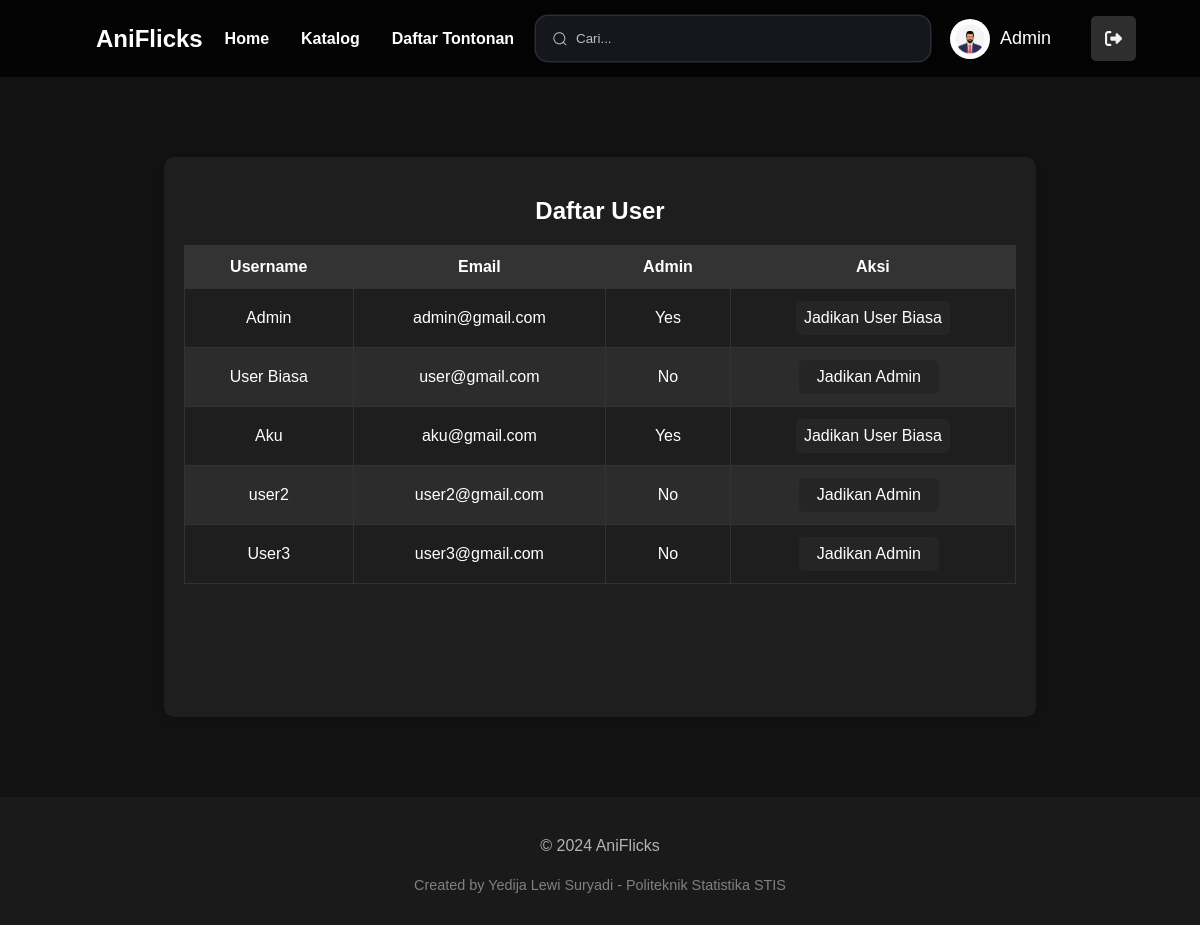
The app's page /admin/user_list.php (signed in) with its own data.
### tables this page shows
CREATE TABLE `users` (
  `user_id` int(11) NOT NULL,
  `username` varchar(255) NOT NULL,
  `email` varchar(255) NOT NULL,
  `password` varchar(255) NOT NULL,
  `profile_image` varchar(255) DEFAULT '../assets/images/user_profiles/default_profile.png',
  `is_admin` tinyint(1) DEFAULT 0,
  `biodata` text DEFAULT NULL
);

### admin/user_list.php (the view, shortened to what this page needs)
<?php
$conn = db_connect();
$sql = "SELECT user_id, username, email, is_admin FROM users";
$result = $conn->query($sql);
?>
<!DOCTYPE html>
<html lang="en">
<head>
    <link rel="stylesheet" href="../assets/css/style.css">
    <link rel="stylesheet" href="../assets/css/user_list.css">
</head>
<body>
    <?php include("../includes/header.php"); ?>
    <main class="main-container">
        <div class="container">
            <h2>Daftar User</h2>
            <table>
                <thead>
                    <tr>
                        <th>Username</th>
                        <th>Email</th>
                        <th>Admin</th>
                        <th>Aksi</th>
                    </tr>
                </thead>
                <tbody>
                    <?php while($row = $result->fetch_assoc()): ?>
                        <tr>
                            <td><?= $row['username'] ?></td>
                            <td><?= $row['email'] ?></td>
                            <td><?= $row['is_admin'] ? 'Yes' : 'No' ?></td>
                            <td>
                                <?php if (!$row['is_admin']): ?>
                                    <form action="make_admin.php" method="post">
                                        <button type="submit" class="button1">Jadikan Admin</button>
                                    </form>
                                <?php else: ?>
                                    <form action="remove_admin.php" method="post">
                                        <button type="submit" class="button3">Jadikan User Biasa</button>
                                    </form>
                                <?php endif; ?>
                            </td>
                        </tr>
                    <?php endwhile; ?>
                </tbody>
            </table>
        </div>
    </main>
    <?php include("../includes/footer.php"); ?>
</body>
</html>

### assets/css/style.css (style rules this page uses)
body { font-family: Arial, sans-serif; margin: 0; padding: 0; background-color: #121212; color: #ffffff; }
main { margin: 5em 5em; }
.button1 { font-size: medium; padding: 0.5em 1.1em; border-radius: 5px; border: none; outline: none; transition: .4s ease-in-out; background-color: #252525; color: white; }
.button3 { font-size: medium; padding: 0.5em; border-radius: 5px; border: none; outline: none; transition: .4s ease-in-out; background-color: #252525; color: white; }

### assets/css/user_list.css (style rules this page uses)
.main-container { margin-top: 5em; display: flex; justify-content: center; min-height: 70vh; }
.container { width: 80%; background-color: #1e1e1e; padding: 20px; box-shadow: 0 4px 8px rgba(0, 0, 0, 0.1); border-radius: 10px; }
h2 { text-align: center; margin-bottom: 20px; color: #ffffff; }
table { width: 100%; border-collapse: collapse; margin-bottom: 20px; }
table th, table td { padding: 12px 15px; border: 1px solid #333; text-align: center; }
table th { background-color: #333; color: #ffffff; }
table tbody tr:nth-child(even) { background-color: #2c2c2c; }
.button1 { padding: 0.5em 1.1em; border-radius: 5px; margin-right: 0.5em; border: none; outline: none; transition: .4s ease-in-out; background-color: #252525; color: white; font-size: medium; }
.button3 { padding: 0.5em; border-radius: 5px; border: none; outline: none; transition: .4s ease-in-out; background-color: #252525; color: white; font-size: medium; }

### records on screen
users: username "Admin", email "admin@gmail.com", is_admin "Yes"
users: username "User Biasa", email "user@gmail.com", is_admin "No"
users: username "Aku", email "aku@gmail.com", is_admin "Yes"
users: username "user2", email "user2@gmail.com", is_admin "No"
users: username "User3", email "user3@gmail.com", is_admin "No"

### other values on screen
$_SESSION['username'] "Admin"
